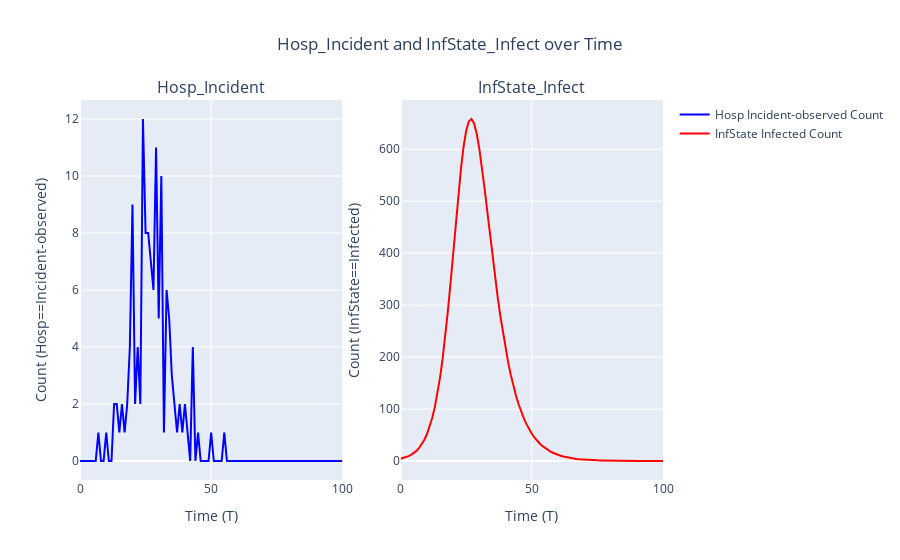

Here is the notebook cell this chart was saved with:
### Markdown cell above
Note that when we plot infections we need to take into account the various observed states.

### Code cell
# Create a image with two separate plots (one for Hosp, one for I)
fig_hosp_infstate = make_subplots(
    rows=1, cols=2, 
    subplot_titles=("Hosp_Incident", "InfState_Infect"),
    shared_xaxes=True
)

# Add the trace for Hosp to the first subplot (left)
fig_hosp_infstate.add_trace(
    go.Scatter(x=hosp_inf['T'], y=hosp_inf['Hosp_Incident'], mode='lines', name='Hosp Incident-observed Count',
               line=dict(color='blue')),
    row=1, col=1
)

# Add the trace for InfState to the second subplot (right)
fig_hosp_infstate.add_trace(
    go.Scatter(x=hosp_inf['T'], y=hosp_inf['InfState_Infect'], mode='lines', name='InfState Infected Count',
               line=dict(color='red')),
    row=1, col=2
)

# Update layout for the entire figure
fig_hosp_infstate.update_layout(
    title={
        'text': "Hosp_Incident and InfState_Infect over Time",
        'x': 0.5,
        'xanchor': 'center'
    },
    xaxis_title="Time (T)",
    xaxis2_title="Time (T)",
)

# Left subplot: y-axis for Hosp
fig_hosp_infstate.update_yaxes(title_text="Count (Hosp==Incident-observed)", row=1, col=1)

# Right subplot: y-axis for I
fig_hosp_infstate.update_yaxes(title_text="Count (InfState==Infected)", row=1, col=2)

# Show the plot
fig_hosp_infstate.show()

### Figure 1 — Plotly figure (JSON) as saved in the notebook; plotly's stock layout.template omitted (floating-point values rounded to 4 significant figures)
{"data": [{"line": {"color": "blue"}, "mode": "lines", "name": "Hosp Incident-observed Count", "type": "scatter", "x": [0, 1, 2, 3, 4, 5, 6, 7, 8, 9, 10, 11, 12, 13, 14, 15, 16, 17, 18, 19, 20, 21, 22, 23, 24, 25, 26, 27, 28, 29, 30, 31, 32, 33, 34, 35, 36, 37, 38, 39, 40, 41, 42, 43, 44, 45, 46, 47, 48, 49, 50, 51, 52, 53, 54, 55, 56, 57, 58, 59, 60, 61, 62, 63, 64, 65, 66, 67, 68, 69, 70, 71, 72, 73, 74, 75, 76, 77, 78, 79, 80, 81, 82, 83, 84, 85, 86, 87, 88, 89, 90, 91, 92, 93, 94, 95, 96, 97, 98, 99, 100], "xaxis": "x", "y": [0, 0, 0, 0, 0, 0, 0, 1, 0, 0, 1, 0, 0, 2, 2, 1, 2, 1, 2, 4, 9, 2, 4, 2, 12, 8, 8, 7, 6, 11, 5, 10, 1, 6, 5, 3, 2, 1, 2, 1, 2, 1, 0, 4, 0, 1, 0, 0, 0, 0, 1, 0, 0, 0, 0, 1, 0, 0, 0, 0, 0, 0, 0, 0, 0, 0, 0, 0, 0, 0, 0, 0, 0, 0, 0, 0, 0, 0, 0, 0, 0, 0, 0, 0, 0, 0, 0, 0, 0, 0, 0, 0, 0, 0, 0, 0, 0, 0, 0, 0, 0], "yaxis": "y"}, {"line": {"color": "red"}, "mode": "lines", "name": "InfState Infected Count", "type": "scatter", "x": [0, 1, 2, 3, 4, 5, 6, 7, 8, 9, 10, 11, 12, 13, 14, 15, 16, 17, 18, 19, 20, 21, 22, 23, 24, 25, 26, 27, 28, 29, 30, 31, 32, 33, 34, 35, 36, 37, 38, 39, 40, 41, 42, 43, 44, 45, 46, 47, 48, 49, 50, 51, 52, 53, 54, 55, 56, 57, 58, 59, 60, 61, 62, 63, 64, 65, 66, 67, 68, 69, 70, 71, 72, 73, 74, 75, 76, 77, 78, 79, 80, 81, 82, 83, 84, 85, 86, 87, 88, 89, 90, 91, 92, 93, 94, 95, 96, 97, 98, 99, 100], "xaxis": "x2", "y": [4.402, 5.647, 7.241, 9.282, 11.89, 15.22, 19.47, 24.88, 31.74, 40.43, 51.37, 65.09, 82.17, 103.3, 129.0, 160.1, 197.0, 239.9, 288.5, 342.1, 399.1, 457.0, 512.9, 563.5, 605.5, 636.2, 654.0, 658.3, 649.8, 629.9, 600.8, 564.9, 524.5, 481.6, 438.0, 395.1, 353.9, 315.0, 279.0, 246.0, 216.1, 189.3, 165.3, 144.0, 125.2, 108.7, 94.17, 81.51, 70.48, 60.88, 52.55, 45.33, 39.07, 33.67, 29.0, 24.96, 21.49, 18.49, 15.9, 13.68, 11.76, 10.11, 8.694, 7.473, 6.423, 5.521, 4.744, 4.077, 3.503, 3.01, 2.586, 2.222, 1.909, 1.64, 1.409, 1.211, 1.04, 0.8936, 0.7677, 0.6595, 0.5666, 0.4867, 0.4181, 0.3592, 0.3086, 0.2651, 0.2277, 0.1956, 0.168, 0.1443, 0.124, 0.1065, 0.0915, 0.0786, 0.06752, 0.058, 0.04983, 0.0428, 0.03677, 0.03159, 0.007175], "yaxis": "y2"}], "layout": {"annotations": [{"font": {"size": 16}, "showarrow": false, "text": "Hosp_Incident", "x": 0.225, "xanchor": "center", "xref": "paper", "y": 1, "yanchor": "bottom", "yref": "paper"}, {"font": {"size": 16}, "showarrow": false, "text": "InfState_Infect", "x": 0.775, "xanchor": "center", "xref": "paper", "y": 1, "yanchor": "bottom", "yref": "paper"}], "title": {"text": "Hosp_Incident and InfState_Infect over Time", "x": 0.5, "xanchor": "center"}, "xaxis": {"anchor": "y", "domain": [0, 0.45], "title": {"text": "Time (T)"}}, "xaxis2": {"anchor": "y2", "domain": [0.55, 1], "title": {"text": "Time (T)"}}, "yaxis": {"anchor": "x", "domain": [0, 1], "title": {"text": "Count (Hosp==Incident-observed)"}}, "yaxis2": {"anchor": "x2", "domain": [0, 1], "title": {"text": "Count (InfState==Infected)"}}}}
